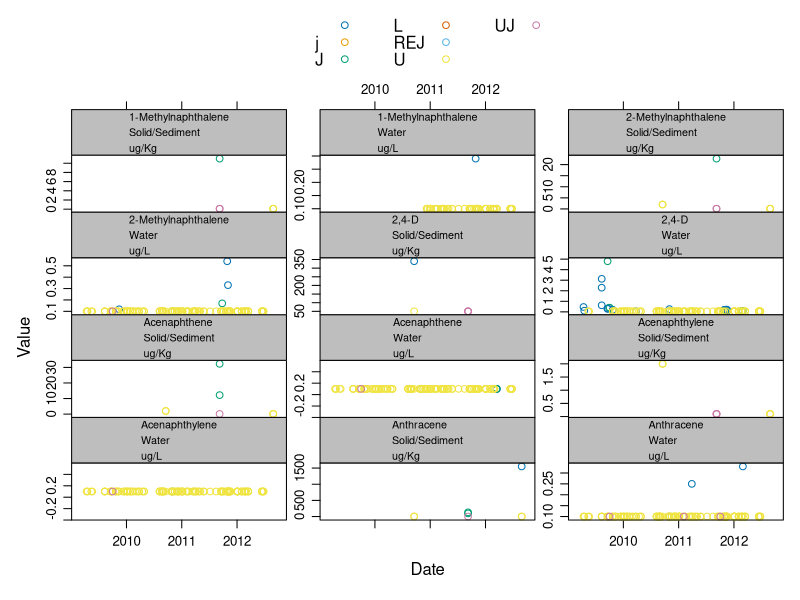
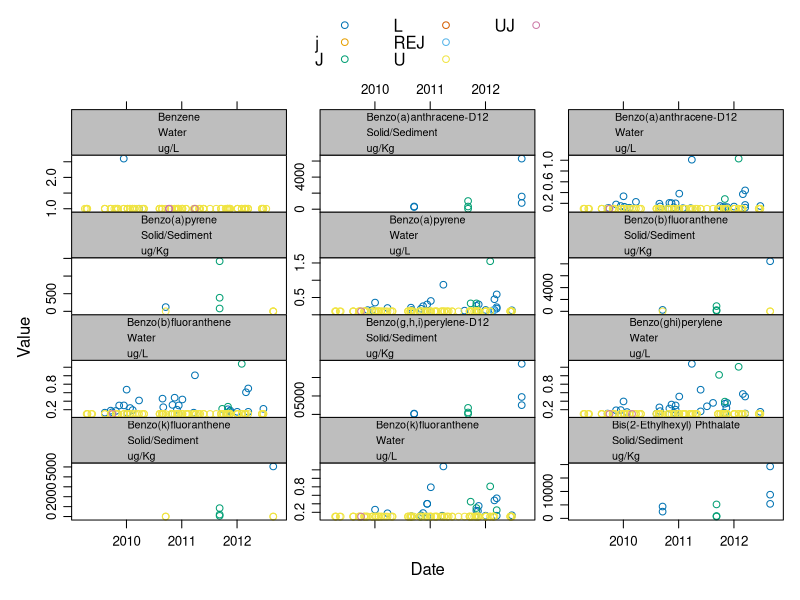
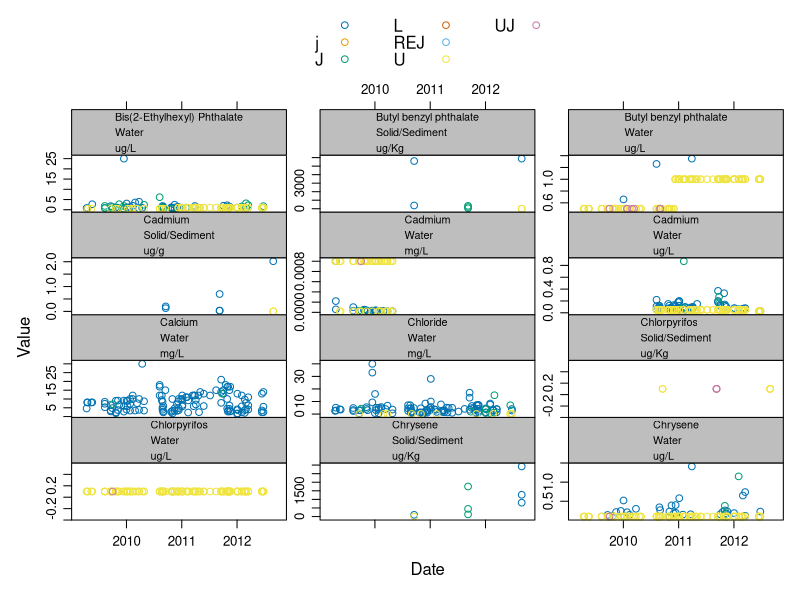
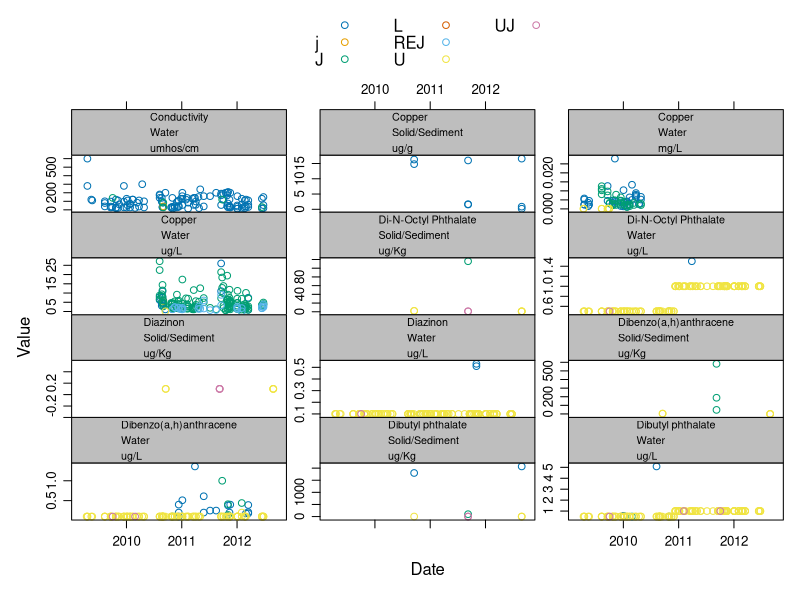
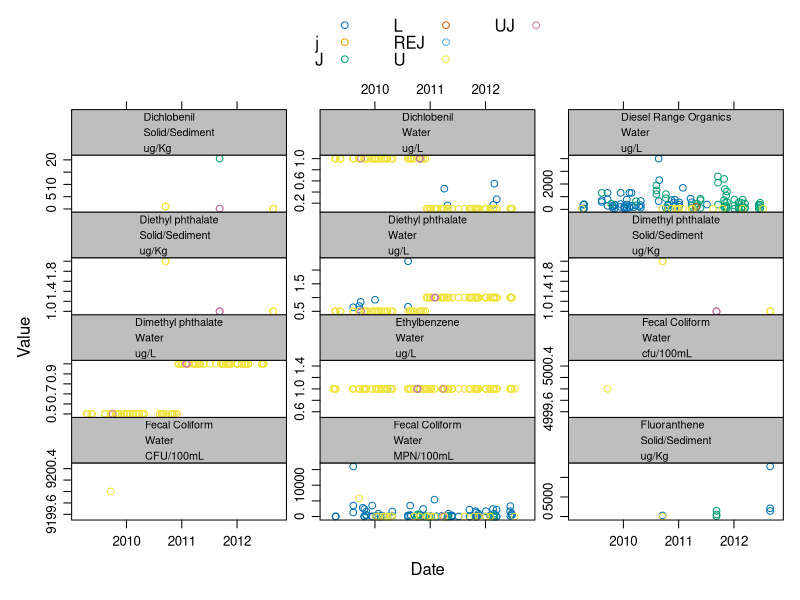
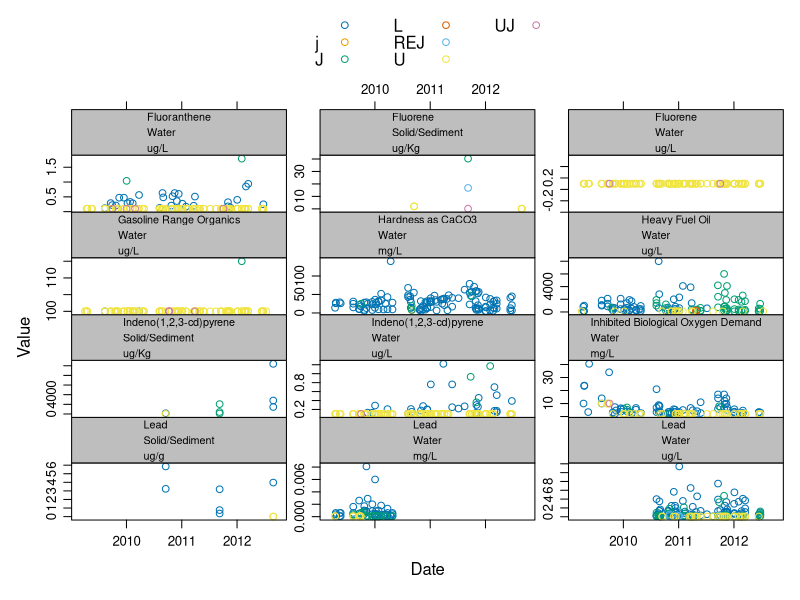
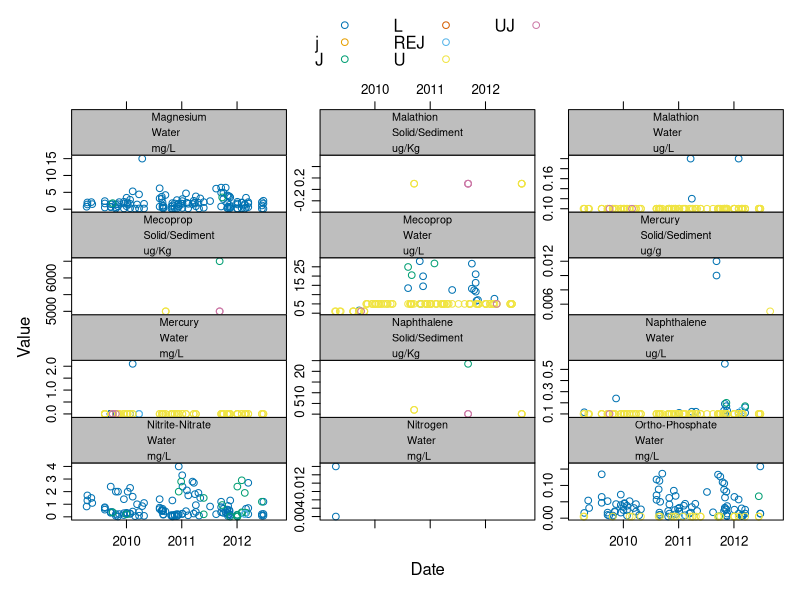
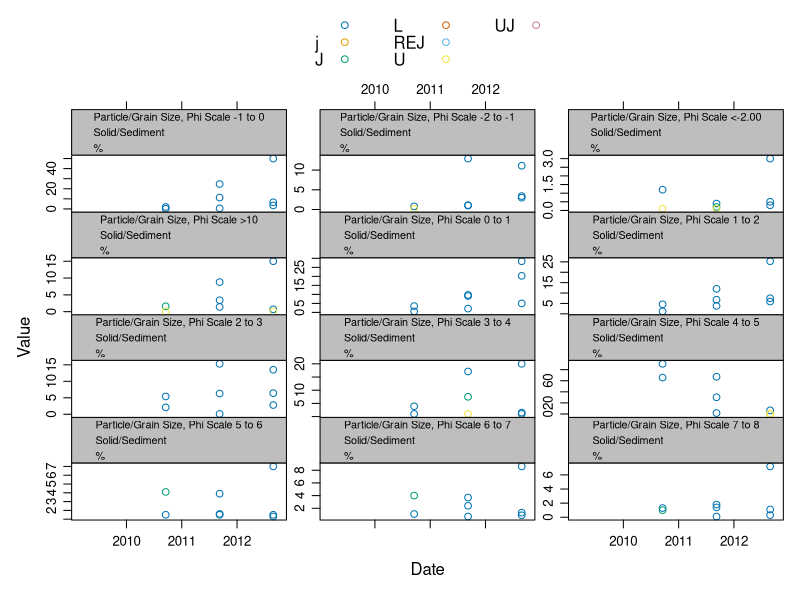

Write the R code that produced these figures, in order.
######
# Required for the script to work.  Must be installed.
######
library(sqldf)
library(plyr)
library(lattice)

######
# Import data.  Defaults to a test data set.  Create "New_Name" column to facilitate summaries.
######
eimData <- read.csv("test-data-sw.csv")
eimData$New_Name <- apply(eimData, 1, function(row) paste(row["Result_Parameter_Name"], row["Sample_Matrix"], row["Result_Value_Units"], sep="\n"))
eimData <- eimData[with(eimData, order(New_Name)), ]

# Visual summaries of the data
pdf("latticePlot.pdf", width=8, height=10.5, paper="letter")
print(xyplot(Result_Value ~ as.Date(Field_Collection_Start_Date, "%m/%d/%Y") | New_Name,
        data   = eimData, 
        groups = Result_Data_Qualifier,
        auto.key = list(columns=3),
        layout = c(3,4),
        xlab   = "Date",
        ylab   = "Value",
        strip  = strip.custom(bg = "gray"),
        as.table = TRUE,
        par.strip.text = list(
          lines = 3.5,
          cex   = .65
        ),
        type    = c("p"),
        scales = list(y = list(relation = "free"))
        )
      )
dev.off()

######
# Create tables to summarize data
######

# Count of Results by method
resultCounts <- sqldf("SELECT `Result_Parameter_Name`, `Sample_Matrix`, `Fraction_Analyzed`, `Result_Method`,
  Count(DISTINCT `Location_ID`) AS Locations, Count(`Result_Value`) AS Results
  FROM `eimData`
  GROUP BY `Result_Parameter_Name`, `Sample_Matrix`, `Fraction_Analyzed`, `Result_Method`")

# Summarize subsets of data
summaries <- ddply(
  eimData, 
  .(Location_ID, Result_Parameter_Name, Result_Value_Units, Sample_Matrix, Fraction_Analyzed, Result_Method), 
  summarize, 
  count = signif(length(Result_Value), digits = 3),
  mean  = signif(mean(Result_Value), digits = 3),
  max   = signif(max(Result_Value), digits = 3),
  min   = signif(min(Result_Value), digits = 3),
  q25   = signif(quantile(Result_Value)[2], digits = 3)
)

######
# Create tables of rows with missing/possibly wrong values
######

# Rows with missing required information (required for all Results, not conditionally required)
missingData <- sqldf("SELECT `Result_Parameter_Name`, `Location_ID`, `Study_Specific_Location_ID`, `Field_Collection_Type`, `Field_Collector`,
    `Field_Collection_Start_Date`, `Field_Collection_Start_Time`, `Sample_Matrix`, `Sample_Source`, `Result_Parameter_Name`
    `Result_Value`, `Result_Value_Units`, `Result_Method`
  FROM `eimData`
  WHERE `Study_ID` = '' OR  `Study_ID` IS NULL
    OR `Location_ID` = '' OR  `Location_ID` IS NULL
    OR `Study_Specific_Location_ID` = '' OR  `Study_Specific_Location_ID` IS NULL
    OR `Field_Collection_Type` = '' OR  `Field_Collection_Type` IS NULL
    OR `Field_Collector` = '' OR  `Field_Collector` IS NULL
    OR `Field_Collection_Start_Date` = '' OR  `Field_Collection_Start_Date` IS NULL
    OR `Sample_Matrix` IS NULL OR `Sample_Matrix` NOT IN
      ('Air/Gas', 'Other Liquid', 'Habitat', 'Solid/Sediment', 'Tissue', 'Water')
    OR `Sample_Source` IS NULL OR `Sample_Source` NOT IN
      ('Indoor Air', 'Outdoor Air', 'Landfill Gas', 'Soil Gas', 'Animal Tissue', 'Animal Tissue - Lab Exposure', 'Plant Tissue', 
        'Periphyton', 'Freshwater Taxonomy', 'Salt/Marine Taxonomy', 'Habitat Metrics', 'Freshwater Sediment', 'Brackish Sediment', 
        'Salt/Marine Sediment', 'Freshwater Porewater', 'Brackish Porewater', 'Salt/Marine Porewater', 'Elutriate', 'Rock/Gravel', 
        'Soil', 'CSO Outfall ', 'CSS In-Line ', 'CSS Catch Basin', 'Stormwater BMP Effluent ', 'Stormwater BMP Mid ', 'Stormwater BMP Influent', 
        'Stormwater Catch Basin', 'Stormwater In-Line', 'Stormwater Outfall ', 'Stormwater Sheetflow', 'Precipitation', 'Fresh/Surface Water', 
        'Brackish Water', 'Salt/Marine Water', 'Groundwater', 'Pit Water', 'Precipitation', 'Water Supply', 'Industrial Discharge', 'Source - Other', 
        'WWTP Effluent'
      )
    OR `Result_Parameter_Name` = '' OR `Result_Parameter_Name` IS NULL
    OR `Result_Value` = '' OR `Result_Value` IS NULL
    OR `Result_Value_Units` = '' OR `Result_Value_Units` IS NULL
    OR `Result_Method` = '' OR `Result_Method` IS NULL
")

# Rows with result qualifiers requiring detection & reporting limits
qualifiers <- sqldf("SELECT `Result_Parameter_Name`, `Location_ID`, `Field_Collection_Start_Date`, `Field_Collection_Start_Time`,
  `Result_Data_Qualifier`, `Result_Reporting_Limit`, `Result_Reporting_Limit_Type`,
  `Result_Detection_Limit`, `Result_Detection_Limit_Type`    
  FROM `eimData`
  WHERE length(`Result_Data_Qualifier`) > 0
    AND (`Result_Detection_Limit` IS NULL OR `Result_Detection_Limit` = ''
          OR `Result_Detection_Limit_Type` IS NULL OR `Result_Detection_Limit_Type` NOT IN
            ('MDL','EDL','LOD','IDL','CRDL','UNKNOWN')
          OR `Result_Reporting_Limit` IS NULL OR `Result_Reporting_Limit` = ''
          OR `Result_Reporting_Limit_Type` IS NULL OR `Result_Reporting_Limit_Type` NOT IN
            ('MRL','PQL','EQL','LOQ','SQL','CRQL','LabDef','UNKNOWN')
        )
")

# Rows with detection limits missing detection limit types
missingDL <- sqldf("SELECT `Result_Parameter_Name`, `Location_ID`, `Field_Collection_Start_Date`, `Field_Collection_Start_Time`,
  `Result_Data_Qualifier`, `Result_Reporting_Limit`, `Result_Reporting_Limit_Type`,
  `Result_Detection_Limit`, `Result_Detection_Limit_Type`    
  FROM `eimData`
  WHERE `Result_Detection_Limit` IS NOT NULL
    AND (`Result_Detection_Limit_Type` IS NULL OR `Result_Detection_Limit_Type` = '')
")

# Rows flagged as non-detects or estimates that exceed relevent limits
wrongLimits <- sqldf("SELECT `Result_Parameter_Name`, `Location_ID`, `Field_Collection_Start_Date`, `Field_Collection_Start_Time`,
  `Result_Data_Qualifier`, `Result_Reporting_Limit`, `Result_Reporting_Limit_Type`,
  `Result_Detection_Limit`, `Result_Detection_Limit_Type`, `Result_Value`
  FROM `eimData`
  WHERE (`Result_Data_Qualifier` = 'U' AND `Result_Value` > `Result_Detection_Limit`)
  OR (`Result_Data_Qualifier` = 'J' AND `Result_Value` >  `Result_Reporting_Limit`)
")

# Rows with missing stormwater-specific data.
missingStormwater <- sqldf("SELECT `New_Name`, `Location_ID`, `Field_Collection_Start_Date`, `Field_Collection_Start_Time`,
  `Storm_Event_Qualifier`, `Sample_Collection_Method`, `Result_Value`
  FROM `eimData`
  WHERE `Storm_Event_Qualifier` IS NULL OR `Storm_Event_Qualifier` = ''
  OR `Sample_Collection_Method` IS NULL OR `Sample_Collection_Method` = ''
")

# Rows with missing sediment-specific data.
missingSediment <- sqldf("SELECT `Result_Parameter_Name`, `Sample_Matrix`, `Location_ID`, `Field_Collection_Start_Date`, `Field_Collection_Start_Time`, 
  `Field_Collection_Reference_Point`, `Field_Collection_Upper_Depth`,`Field_Collection_Lower_Depth`,
  `Field_Collection_Depth_Units`, `Result_Basis`, `Sample_Collection_Method`, `Result_Value`
  FROM `eimData`
  WHERE `Sample_Matrix` = 'Solid/Sediment'
  AND (`Field_Collection_Reference_Point` IS NULL OR `Field_Collection_Reference_Point` = ''
  OR `Field_Collection_Upper_Depth` IS NULL OR `Field_Collection_Upper_Depth` = ''
  OR `Field_Collection_Lower_Depth` IS NULL OR `Field_Collection_Lower_Depth` = ''
  OR `Field_Collection_Depth_Units` IS NULL OR `Field_Collection_Depth_Units` = ''
  OR `Result_Basis` IS NULL OR `Result_Basis` = '')
")

# Rows with missing water-specific data.
missingWater <- sqldf("SELECT `New_Name`, `Location_ID`, `Field_Collection_Start_Date`, `Field_Collection_Start_Time`, 
  `Fraction_Analyzed`, `Result_Value`
  FROM `eimData`
  WHERE `Sample_Matrix` = 'Water'
  AND `Fraction_Analyzed` IS NULL OR `Fraction_Analyzed` NOT IN 
    ('Total', 'Dissolved', 'Suspended', 'Lab Leachate')
")

# Sample Results with missing values
missingSample <- sqldf("SELECT `Result_Parameter_Name`, `Location_ID`, `Field_Collection_Start_Date`, `Field_Collection_Start_Time`,
    `Sample_ID`, `Sample_Composite_Flag`, `Lab_Analysis_Date`, `Result_Lab_Name`
  FROM `eimData`
  WHERE `Field_Collection_Type` = 'Sample'
    AND (`Sample_ID` IS NULL OR `Sample_ID` = ''
      OR `Sample_Composite_Flag` IS NULL OR `Sample_Composite_Flag` = ''
      OR `Lab_Analysis_Date` IS NULL OR `Lab_Analysis_Date` = ''
      OR `Result_Lab_Name` IS NULL OR `Result_Lab_Name` = '')
")
